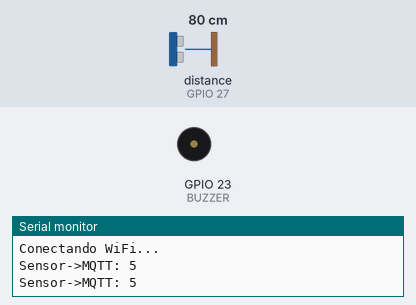
This sketch was run on a simulated ESP32. Shown: buzzer (waves = sounding, pin HIGH), the last lines printed to the serial monitor. Wiring (from diagram.json): ultrasonic range finder: trigger GPIO 13; echo GPIO 27. Inputs (shaded band) come from the test bench; at power-on: distance to the obstacle (sensor on GPIO 27) 80 cm. The echo pulse lasts 58.3 µs per cm; WiFi joins after 1.5 s; servers stay silent unless stated; no MQTT or app messages arrive unless stated; pins used as bus, display or sensor lines are not drawn.

Above: at 2.7 s.
2.8 s: distance to the obstacle (sensor on GPIO 27) set to 22 cm
4.7 s: distance to the obstacle (sensor on GPIO 27) set to 18 cm
At 6.1 s:
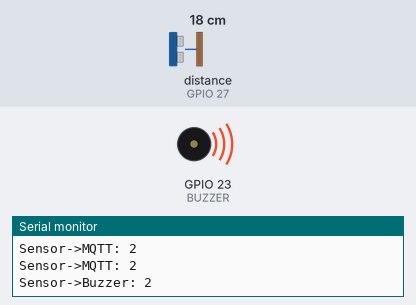
7.0 s: distance to the obstacle (sensor on GPIO 27) set to 35 cm
At 7.9 s:
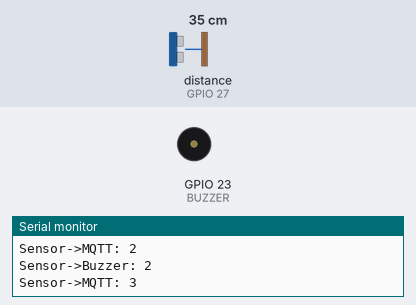
9.0 s: distance to the obstacle (sensor on GPIO 27) set to 2 cm
At 10.8 s:
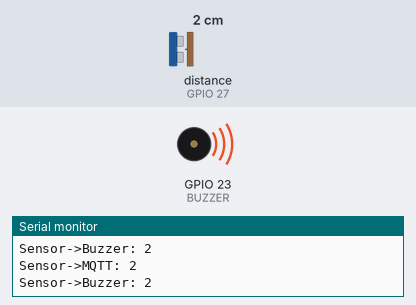
Timing chart, 0 to 12.0 s (numbered marks = the images above; inputs shaded):
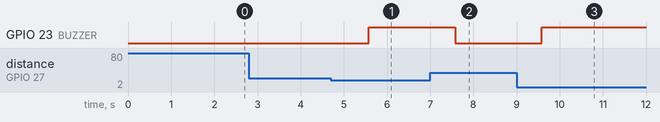

The sketch:

sketch.ino
```cpp
#include <WiFi.h>
#include <PubSubClient.h>

const char* ssid = "Wokwi-GUEST";
const char* password = "";
const char* mqtt_server = "broker.hivemq.com";

WiFiClient espClient;
PubSubClient client(espClient);

#define TRIG 13
#define ECHO 27
#define BUZZER 23

unsigned long t_sensor;
unsigned long t_mqtt;
unsigned long t_atuador;

long medirDistancia() {
  digitalWrite(TRIG, LOW);
  delayMicroseconds(2);
  digitalWrite(TRIG, HIGH);
  delayMicroseconds(10);
  digitalWrite(TRIG, LOW);

  long duration = pulseIn(ECHO, HIGH);
  return duration * 0.034 / 2;
}

void setup() {
  Serial.begin(115200);

  pinMode(TRIG, OUTPUT);
  pinMode(ECHO, INPUT);
  pinMode(BUZZER, OUTPUT);

  WiFi.begin(ssid, password);

  while (WiFi.status() != WL_CONNECTED) {
    delay(500);
    Serial.println("Conectando WiFi...");
  }

  client.setServer(mqtt_server, 1883);
}

void loop() {

  if (!client.connected()) {
    while (!client.connected()) {
      client.connect("ESP32Client");
    }
  }

  client.loop();

  t_sensor = millis();
  long distancia = medirDistancia();

  String msg = String(distancia) + " centimetros";
  client.publish("enchente/nivel", msg.c_str());


  t_mqtt = millis();

  if (distancia < 20) {
    digitalWrite(BUZZER, HIGH);
    client.publish("enchente/alerta", "CRITICO");
    t_atuador = millis();
  } else {
    digitalWrite(BUZZER, LOW);
  }

  Serial.print("Sensor->MQTT: ");
  Serial.println(t_mqtt - t_sensor);

  if (distancia < 20) {
    Serial.print("Sensor->Buzzer: ");
    Serial.println(t_atuador - t_sensor);
  }

  delay(1000);

}
```

Measured:
- the behaviour switches between 21 and 20 cm on distance to the obstacle (sensor on GPIO 27) (found by bisection; images 0 and 1)
- after the input at 4.7 s, GPIO 23 (BUZZER): LOW → HIGH after 0.87 s
- after the input at 7.0 s, GPIO 23 (BUZZER): HIGH → LOW after 0.58 s
- after the input at 9.0 s, GPIO 23 (BUZZER): LOW → HIGH after 0.58 s
